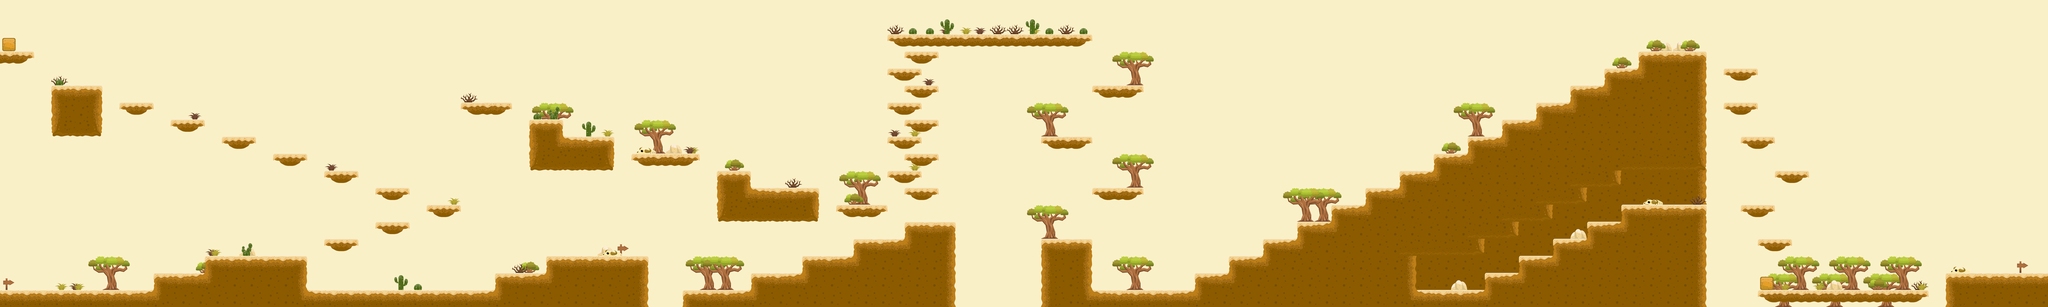

A level layout from a 2D game, rendered from its tile map. Below: a short description, then the map file with tile-grid data replaced by summaries:
An orthogonal 120x18 tile map with 128x128 px tiles, 2 tile layers (background, foreground) and 15 objects.

<map version="1.9" tiledversion="1.9.2" orientation="orthogonal" renderorder="right-down" width="120" height="18" tilewidth="128" tileheight="128" infinite="0" backgroundcolor="#faf0c8" nextlayerid="5" nextobjectid="16">
 <tileset firstgid="1" name="gameart2d-desert" tilewidth="128" tileheight="128" tilecount="40" columns="5">
  <image source="gameart2d-desert.png" width="640" height="1024" />
  <tile id="2">
   <properties>
    <property name="type" type="int" value="1" />
   </properties>
  </tile>
  <tile id="7">
   <properties>
    <property name="type" type="int" value="1" />
   </properties>
  </tile>
 </tileset>
 <layer id="1" name="background" width="120" height="18">
  <data>[2160 cells, 164 non-empty, 20 distinct tile ids]</data>
 </layer>
 <layer id="2" name="foreground" width="120" height="18">
  <data>[2160 cells, 622 non-empty, 38 distinct tile ids]</data>
 </layer>
 <objectgroup id="4" name="entities">
  <object id="1" gid="29" x="768" y="1400" width="128" height="128" />
  <object id="2" gid="31" x="1432" y="504" width="128" height="128" />
  <object id="3" gid="32" x="1528" y="1504" width="128" height="128" />
  <object id="4" gid="30" x="856" y="1392" width="128" height="128" />
  <object id="5" gid="30" x="312" y="1688" width="128" height="128" />
  <object id="6" gid="25" x="504" y="168" width="128" height="128" />
  <object id="7" gid="25" x="840" y="160" width="128" height="128" />
  <object id="8" gid="25" x="840" y="160" width="128" height="128" />
  <object id="9" gid="25" x="1208" y="728" width="128" height="128" />
  <object id="10" gid="25" x="1952" y="1040" width="128" height="128" />
  <object id="11" gid="26" x="3568" y="1520" width="128" height="128" />
  <object id="12" gid="26" x="3592" y="1664" width="128" height="128" />
  <object id="13" gid="26" x="3632" y="1776" width="128" height="128" />
  <object id="14" gid="26" x="3640" y="1904" width="128" height="128" />
  <object id="15" gid="26" x="3656" y="2016" width="128" height="128" />
 </objectgroup>
</map>
